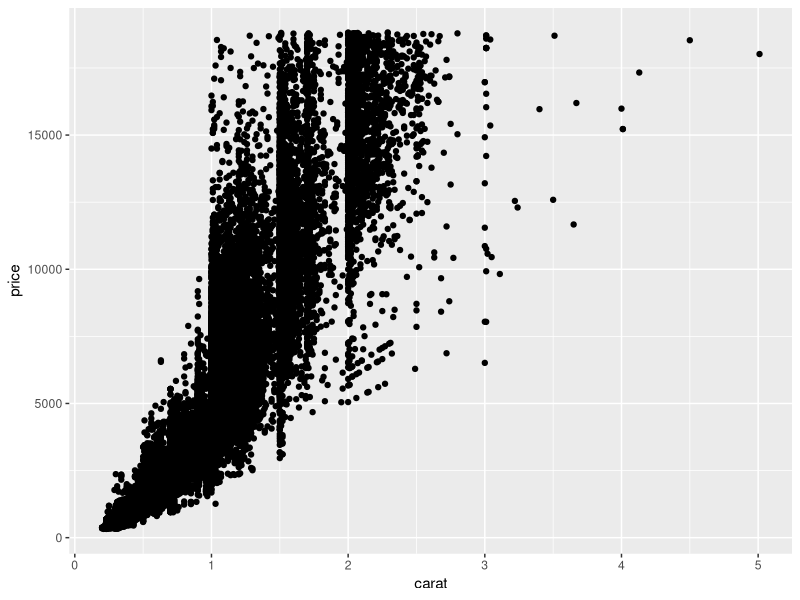
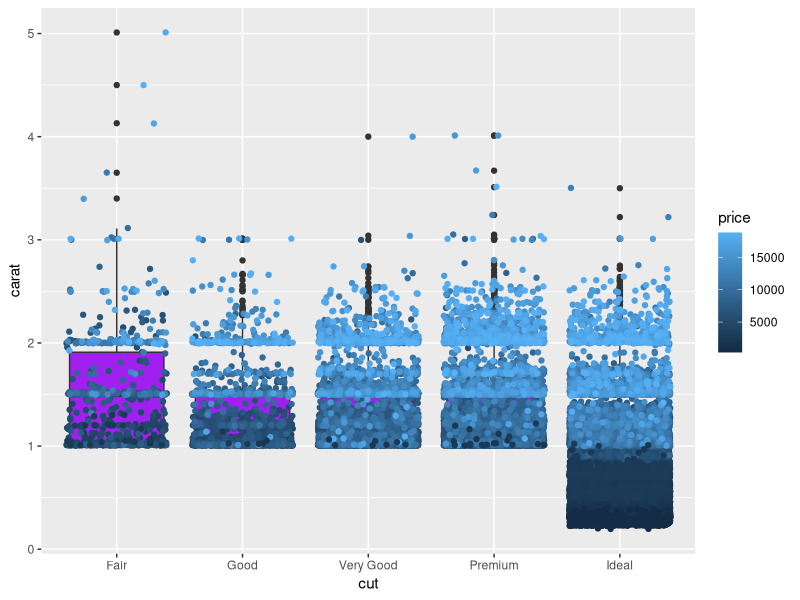

The R source for these figures, in order:
## ---- chunk 1
knitr::opts_chunk$set(echo = TRUE)
## ---- chunk 2
knitr::opts_chunk$set(echo = TRUE)
library(tidyverse)
## ---- chunk 3
### In this code chunk, start with the diamonds dataset (built in to
### ggplot2 package) and create a plot of price vs. carat (or some other
### variables of your choice)

ggplot(data = diamonds, aes(x = carat, y = price)) +
  geom_point()
## ---- chunk 4
### In this code chunk, start with the diamonds dataset (built in to
### ggplot2 package) and create a subset based on filtering, e.g., 
### size greater than 1 carat or cut is "Ideal"

diamonds_filtered = diamonds %>% 
  filter(carat > 1 | cut == "Ideal")

## ---- chunk 5

ggplot(diamonds_filtered, aes(cut, carat)) + 
  geom_boxplot(fill = "purple") + 
  geom_jitter(aes(color = price))
#fixed merge conflict, kept your plot
## ---- chunk 6
diamond_sum = diamonds_filtered %>% 
  group_by(cut) %>% 
  summarize(mean_price = mean(price),
            mean_carat = mean(carat))

